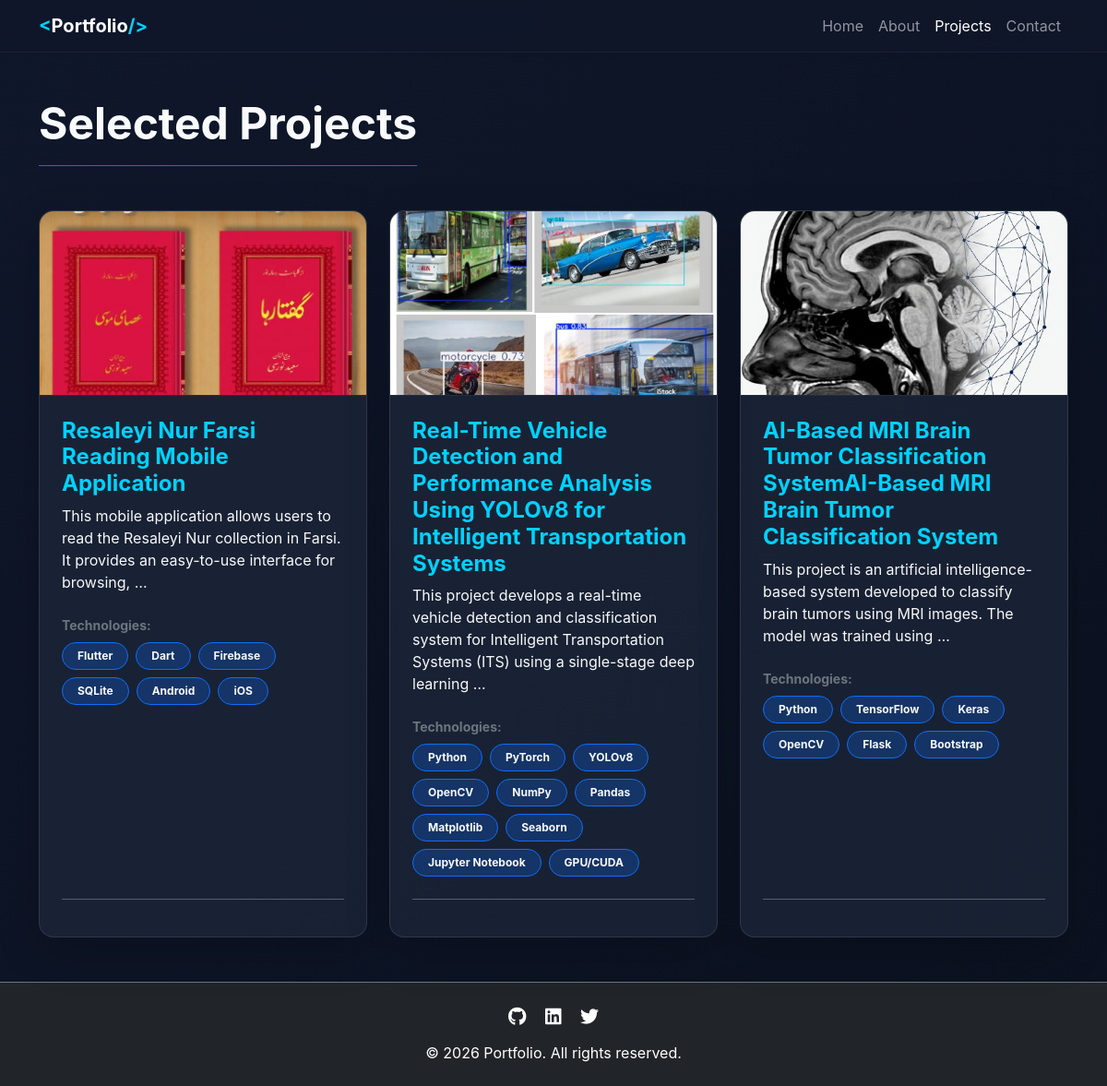
/projects/, run on the app's committed database.
### core/models.py (models this page shows, shortened)
class Project(models.Model):
    title = models.CharField(max_length=200)
    description = models.TextField()
    image = models.ImageField(upload_to='projects/', blank=True, null=True)
    technologies = models.CharField(max_length=255, help_text="Comma-separated technologies used (e.g. Django, Bootstrap, PostgreSQL)")
    github_link = models.URLField(max_length=200, blank=True, null=True)
    live_link = models.URLField(max_length=200, blank=True, null=True)
    created_at = models.DateTimeField(auto_now_add=True)
    def get_technologies_list(self):
        return [tech.strip() for tech in self.technologies.split(',')]
    class Meta:
        ordering = ['-created_at']

### core/views.py (the view)
# urls.py: path('projects/', views.projects, name='projects'),
def projects(request):
    all_projects = Project.objects.all()
    context = {
        'projects': all_projects
    }
    return render(request, 'projects.html', context)

### templates/projects.html (shortened to what this page needs)
{% extends 'base.html' %}
{% block content %}
<section class="py-5">
    <div class="container fade-in-up">
        <h2 class="display-5 fw-bold text-center mb-5 border-bottom border-primary pb-3 d-inline-block mx-auto">Selected Projects</h2>
        <div class="row row-cols-1 row-cols-md-2 row-cols-lg-3 g-4">
            {% for project in projects %}
            <div class="col delay-{{ forloop.counter|default:1|stringformat:'s'|slice:':1' }}">
                <div class="card h-100 bg-dark bg-opacity-50 border-0 shadow-lg glass-card rounded-4 overflow-hidden">
                    {% if project.image %}
                    <img src="{{ project.image.url }}" class="card-img-top" alt="{{ project.title }}">
                    {% else %}
                    <div class="card-img-top bg-secondary d-flex align-items-center justify-content-center">
                        <i class="fas fa-image fa-3x text-light opacity-50"></i>
                    </div>
                    {% endif %}
                    <div class="card-body p-4 d-flex flex-column">
                        <h4 class="card-title text-primary fw-bold">{{ project.title }}</h4>
                        <p class="card-text text-light mb-4">{{ project.description|truncatewords:20 }}</p>
                        <div class="mb-4">
                            <strong class="text-secondary small d-block mb-2">Technologies:</strong>
                            <div class="d-flex flex-wrap gap-2">
                                {% for tech in project.get_technologies_list %}
                                <span class="badge bg-primary bg-opacity-25 border border-primary text-light rounded-pill px-3 py-2">{{ tech }}</span>
                                {% endfor %}
                            </div>
                        </div>
                        <div class="mt-auto d-flex justify-content-between pt-3 border-top border-secondary opacity-75">
                        </div>
                    </div>
                </div>
            </div>
            {% endfor %}
        </div>
    </div>
</section>
{% endblock %}

### templates/base.html (shortened to what this page needs)
<!DOCTYPE html>
<html lang="en">
<head>
    <link href="https://cdn.jsdelivr.net/npm/bootstrap@5.3.2/dist/css/bootstrap.min.css" rel="stylesheet">
    <link rel="stylesheet" href="https://cdnjs.cloudflare.com/ajax/libs/font-awesome/6.4.2/css/all.min.css">
    {% load static %}
    <link rel="stylesheet" href="{% static 'css/main.css' %}">
</head>
<body class="d-flex flex-column min-vh-100 dark-theme">
    <nav class="navbar navbar-expand-lg navbar-dark bg-dark sticky-top shadow-sm glass-navbar">
        <div class="container">
            <a class="navbar-brand fw-bold" href="{% url 'home' %}">
                <span class="text-primary">&lt;</span>Portfolio<span class="text-primary">/&gt;</span>
            </a>
            <div class="collapse navbar-collapse justify-content-end" id="navbarNav">
                <ul class="navbar-nav">
                    <li class="nav-item">
                        <a class="nav-link {% if request.resolver_match.url_name == 'home' %}active{% endif %}" href="{% url 'home' %}">Home</a>
                    </li>
                    <li class="nav-item">
                        <a class="nav-link {% if request.resolver_match.url_name == 'about' %}active{% endif %}" href="{% url 'about' %}">About</a>
                    </li>
                    <li class="nav-item">
                        <a class="nav-link {% if request.resolver_match.url_name == 'projects' %}active{% endif %}" href="{% url 'projects' %}">Projects</a>
                    </li>
                    <li class="nav-item">
                        <a class="nav-link {% if request.resolver_match.url_name == 'contact' %}active{% endif %}" href="{% url 'contact' %}">Contact</a>
                    </li>
                </ul>
            </div>
        </div>
    </nav>
    <main class="flex-grow-1 flex-shrink-0">
        {% block content %}
        {% endblock %}
    </main>
    <footer class="bg-dark text-white text-center py-4 mt-auto border-top border-secondary">
        <div class="container">
            <div class="mb-3">
                <a href="#" class="text-white text-decoration-none mx-2 custom-hover"><i class="fab fa-github fa-lg"></i></a>
                <a href="#" class="text-white text-decoration-none mx-2 custom-hover"><i class="fab fa-linkedin fa-lg"></i></a>
                <a href="#" class="text-white text-decoration-none mx-2 custom-hover"><i class="fab fa-twitter fa-lg"></i></a>
            </div>
            <p class="mb-0">&copy; {% now "Y" %} Portfolio. All rights reserved.</p>
        </div>
    </footer>
</body>
</html>

### static/css/main.css (style rules this page uses)
:root { --primary-color: #00d2ff; --secondary-color: #3a7bd5; --bg-dark: #0f172a; --bg-darker: #0b1120; --card-bg: rgba(30, 41, 59, 0.7); --text-light: #f8fafc; --text-muted: #94a3b8; }
body.dark-theme { background: linear-gradient(135deg, var(--bg-dark), var(--bg-darker)); color: var(--text-light); font-family: 'Inter', -apple-system, BlinkMacSystemFont, "Segoe UI", Roboto, "Helvetica Neue", Arial, sans-serif; min-height: 100vh; }
.glass-navbar { background: rgba(15, 23, 42, 0.8) !important; backdrop-filter: blur(10px); border-bottom: 1px solid rgba(255, 255, 255, 0.05); }
.glass-card { background: var(--card-bg) !important; backdrop-filter: blur(12px); border: 1px solid rgba(255, 255, 255, 0.1) !important; transition: transform 0.3s ease, box-shadow 0.3s ease; }
.text-primary { color: var(--primary-color) !important; }
.fade-in-up { animation: fadeInUp 0.8s ease-out forwards; opacity: 0; }
.delay-1 { animation-delay: 0.2s; }
.delay-2 { animation-delay: 0.4s; }
.delay-3 { animation-delay: 0.6s; }
.card-img-top { height: 200px; object-fit: cover; border-bottom: 1px solid rgba(255, 255, 255, 0.05); }
.custom-hover i { transition: color 0.3s ease, transform 0.3s ease; }

### data on the page
Project: image (picture), title "Resaleyi Nur Farsi Reading Mobile Application", description "This mobile application allows users to read the Resaleyi Nur collection in Farsi. It provides an easy-to-use interface for browsing, …", get_technologies_list "Flutter" "Dart" "Firebase" "SQLite" "Android" "iOS"
Project: image (picture), title "Real-Time Vehicle Detection and Performance Analysis Using YOLOv8 for Intelligent Transportation Systems", description "This project develops a real-time vehicle detection and classification system for Intelligent Transportation Systems (ITS) using a single-stage deep learning …", get_technologies_list "Python" "PyTorch" "YOLOv8" "OpenCV" "NumPy" "Pandas" "Matplotlib" "Seaborn" "Jupyter Notebook" "GPU/CUDA"
Project: image (picture), title "AI-Based MRI Brain Tumor Classification SystemAI-Based MRI Brain Tumor Classification System", description "This project is an artificial intelligence-based system developed to classify brain tumors using MRI images. The model was trained using …", get_technologies_list "Python" "TensorFlow" "Keras" "OpenCV" "Flask" "Bootstrap"
